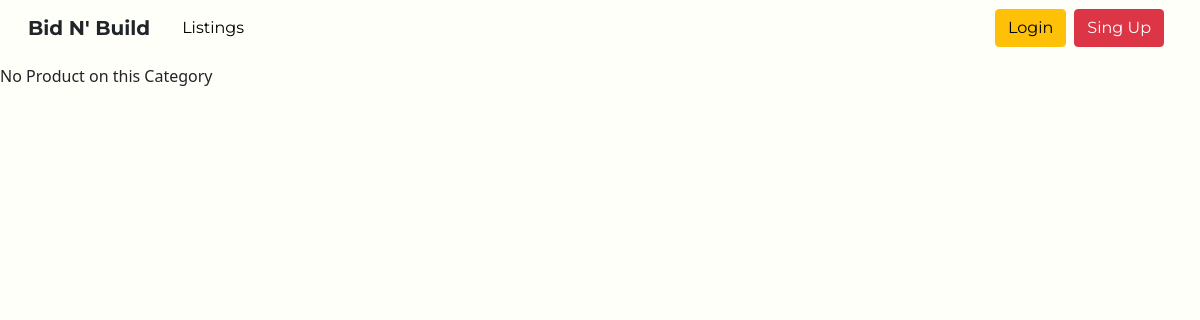
The page /category-details/Tech on the database as committed earlier.
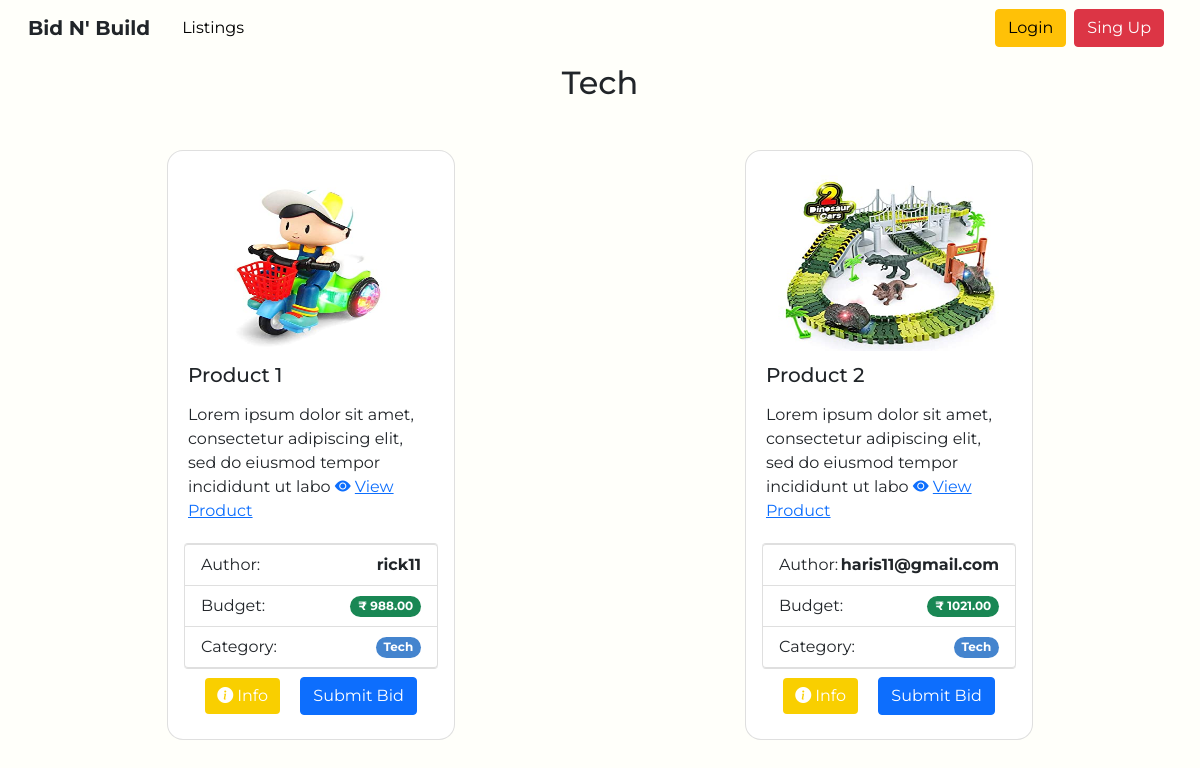
The same page on the database as committed later.
### home/models.py (models this page shows, shortened)
class Category(models.Model):
    name=models.CharField(max_length=255)
    def __str__(self):
        return self.name

class Product(models.Model):
    title=models.CharField(max_length=255)
    author=models.ForeignKey(Customer, on_delete=models.CASCADE)
    order=models.BooleanField(default=False)
    product_image = models.ImageField(null=True, blank=True, upload_to='images/products/')
    desc=RichTextField(blank=True, null=True)
    price=models.DecimalField(max_digits=8, decimal_places=2)
    category=models.ForeignKey(Category, on_delete=models.CASCADE)
    created_at = models.DateTimeField(auto_now_add=True)
    updated_at = models.DateTimeField(auto_now=True)
    @property
    def image_url(self):
        if self.product_image and hasattr(self.product_image, 'url'):
            return self.product_image.url

### account/models.py (models this page shows)
class Customer(models.Model):
    user = models.OneToOneField(User, on_delete = models.CASCADE)
    gender_choice=(('M',"Male"),('F',"Female"))
    gender = models.CharField(choices=gender_choice, max_length=20)
    profile_pic = models.ImageField(null=True, blank=True,upload_to='images/customer/profile/')
    phone = models.CharField(max_length=13)
    dob = models.DateField()
    address = models.TextField()
    pin=models.CharField(max_length=6)
    created_at = models.DateTimeField(auto_now_add=True)
    updated_at = models.DateTimeField(auto_now=True)
    objects = models.Manager()
    def __str__(self):
        return str(self.user)

class User(AbstractUser):
    user_type_data = ((1, "Admin"),(2, "Customer"), (3, "Company"))
    user_type = models.CharField(default=2, choices=user_type_data, max_length=20)

### home/views.py (the view)
# urls.py: path('category-details/<str:cats>', views.category_details, name='category_details'),
def category_details(request,cats):
    category=Category.objects.get(name=cats)
    all_cats_product=Product.objects.filter(category=category)
    cats_menu=Category.objects.all()
    context={
        'all_cats_product':all_cats_product,
        'cats_menu' : cats_menu,
        'category' : category,
    }
    return render(request,'product/category_details.html',context)

### templates/product/category_details.html (shortened to what this page needs)
{% extends 'base.html' %}
{% load static %}
{% block body %}
{% if all_cats_product.count %}
<div class="container">
  <div class="row gap-3 justify-content-around">
    <h2 class="text-center">{{category}}  </h2>
    {% for product in all_cats_product %}
      {% if product.order %}
      {% else %}
        <div class="card col-3 m-4 cardcss" style="width: 18rem;">
          {% if product.product_image %}
            <img src=" {{ product.image_url|default_if_none:'#' }} " class="card-img-top p-2" alt="..." width="320" height="180">
            {% else %}
            <img src="{% static 'img/product.jpg' %}" alt="Avatar"  class="rounded-circle"  width=75 height=75>
            {% endif %}
            <div class="card-body p-1">
            <h5 class="card-title">{{ product.title }}</h5>
            <p class="card-text">{{ product.desc | slice:':100' | safe }}
            <a href=" {% url 'product_details' product.pk %}"><i class="bi bi-eye-fill mr-1"></i>View Product</a>
            </p>
            </div>
            <ul class="list-group">
                <li class="list-group-item d-flex justify-content-between align-items-center">
                Author:
                <span class="text-dark fw-bold">{{ product.author }}</span>
                </li>
                <li class="list-group-item d-flex justify-content-between align-items-center">
                Budget:
                <span class="badge bg-success rounded-pill">₹ {{ product.price }}</span>
                </li>
                <li class="list-group-item d-flex justify-content-between align-items-center">
                Category:
                <span class="badge rounded-pill" style="background-color: #4484ce;">{{product.category}}</span>
                </li>
            </ul>
            <div class="mx-auto">
              <button type="button" class="btn btn-dark m-2" data-bs-toggle="modal" data-bs-target="#product_{{product.pk}}"style="background-color: #f9cf00; border:0px">
                <i class="bi bi-info-circle-fill mr-1" ></i>Info
              </button>
              {% if user.is_authenticated %}
                {% if user.company %}
                <button type="button" class="btn btn-dark m-2" data-bs-toggle="modal" data-bs-target="#productbid_{{product.pk}}" style="background-color: #f19f4d;border:0px">
                  Submit Bid
                </button>
                {% endif %}
              {% else %}
                <button type="button" class="btn btn-primary m-2" data-bs-toggle="modal" data-bs-target="#loginModal">
                  Submit Bid
                </button>
              {% endif %}
            </div>
        </div>
        {% endif %}
      {% endfor %}
{% else %}
No Product on this Category
{% endif %}
{% endblock body %}

Rows that differ between the two databases and show on the page:
now on this page (row unchanged): Category: name "Tech"
added Product: image_url (picture), title "Product 1", desc "Lorem ipsum dolor sit amet, consectetur adipiscing elit, sed do eiusmod tempor incididunt ut labo", author "rick11", price "988.00", category "Tech"
added Product: image_url (picture), title "Product 2", desc "Lorem ipsum dolor sit amet, consectetur adipiscing elit, sed do eiusmod tempor incididunt ut labo", author "haris11@gmail.com", price "1021.00", category "Tech"
Other text that changed with them:
text no longer shown: "No Product on this Category"
